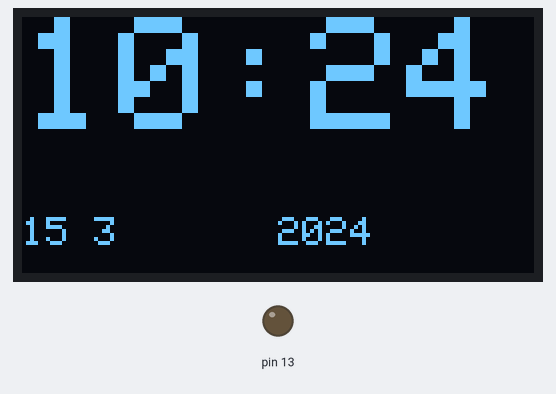
A sketch run on a simulated Arduino Uno, built with avr-gcc and run on an emulated ATmega328P. On the bench: 128×64 one-colour display, output pins drawn as LEDs (lit = HIGH). The display library's start-up logo is not drawn; the local clock reads 2024-03-15 10:24:30 at power-on unless the sketch sets it; EEPROM starts erased.

Above: at 2.1 s.
At 30.6 s:
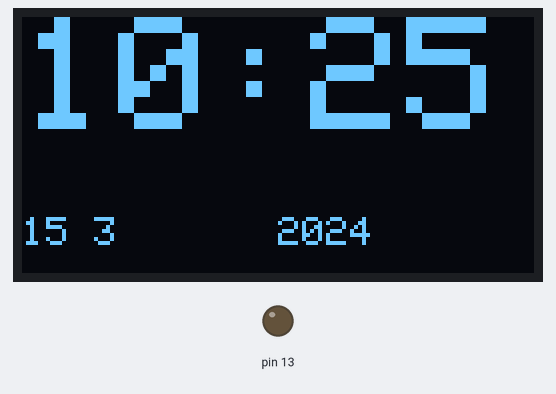
At 91.6 s:
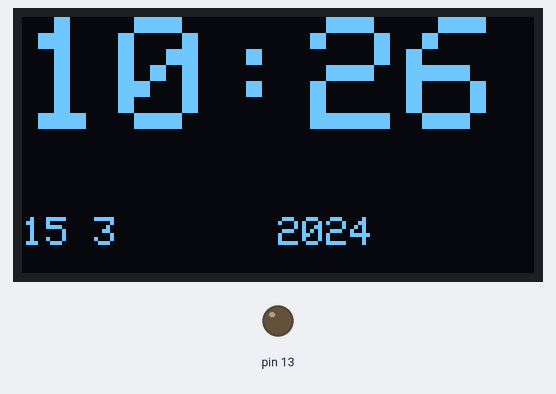

Measured:
- what the display in image 0 shows lasts 28.5 s, from 2.1 s to 30.6 s
- what the display in image 1 shows lasts 61.0 s, from 30.6 s to 91.6 s

The sketch:

test_eeprom_batt_oled.ino
```cpp
#include <Wire.h>
#include <EEPROM.h>
#include "RTClib.h"
#include <Adafruit_GFX.h>
#include <Adafruit_SSD1306.h>

#define OLED_RESET 4
Adafruit_SSD1306 display(OLED_RESET);
RTC_DS3231 rtc;

int addrH = 0;
int addrM = 1;

void setup()
{
        Serial.begin(9600);
        pinMode(13, OUTPUT);
        display.begin(SSD1306_SWITCHCAPVCC, 0x3C);

         if (rtc.lostPower())
         {
                digitalWrite(13, HIGH);
                delay(100);
                digitalWrite(13, LOW);
                delay(100);

                rtc.adjust(DateTime(F(__DATE__), F(__TIME__)));
                // This line sets the RTC with an explicit date & time, for example to set
                // January 21, 2014 at 3am you would call:
                // rtc.adjust(DateTime(2014, 1, 21, 3, 0, 0));
        }

        display.display();
        delay(2000);

        display.clearDisplay();
}

void loop()
{
        DateTime now = rtc.now();

        display.setTextSize(4);
        display.setTextColor(WHITE);
        display.setCursor(0,0);

        if(now.hour() < 10)
        {
                display.print("0");
        }

        display.print(now.hour());

        display.print(":");

        if(now.minute() < 10)
        {
                display.print("0");
        }

        display.print(now.minute());

        display.setTextSize(1);
        display.setCursor(0, 50);
        display.print(now.day());
        display.print(" ");
        display.print(now.month());

        display.setCursor(64, 50);
        display.print(now.year());

        display.display();

        delay(2000);

        EEPROM.write(addrH, now.hour());
        EEPROM.write(addrM, now.minute());

        display.clearDisplay();
}
```
